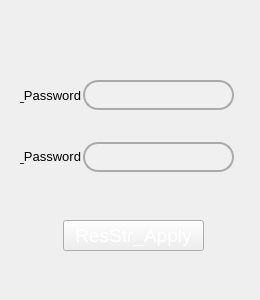
  <widget class="QWidget" name="Password">
   <widget class="QLineEdit" name="lineEdit_confirm">
    <property name="geometry">
     <rect>
      <x>83</x>
      <y>142</y>
      <width>151</width>
      <height>30</height>
     </rect>
    </property>
    <property name="font">
     <font>
      <pointsize>12</pointsize>
     </font>
    </property>
    <property name="focusPolicy">
     <enum>Qt::ClickFocus</enum>
    </property>
    <property name="styleSheet">
     <string notr="true">QLineEdit{
	border: 2px solid  rgb(170, 170, 170);
    border-radius: 15px;
    padding: 0 8px;
	background-color: rgb(240, 240, 240);
}</string>
    </property>
    <property name="text">
     <string/>
    </property>
    <property name="maxLength">
     <number>32</number>
    </property>
    <property name="echoMode">
     <enum>QLineEdit::Password</enum>
    </property>
   </widget>
   <widget class="QLineEdit" name="lineEdit_newPassWord">
    <property name="geometry">
     <rect>
      <x>83</x>
      <y>80</y>
      <width>151</width>
      <height>30</height>
     </rect>
    </property>
    <property name="font">
     <font>
      <pointsize>12</pointsize>
     </font>
    </property>
    <property name="focusPolicy">
     <enum>Qt::ClickFocus</enum>
    </property>
    <property name="styleSheet">
     <string notr="true">QLineEdit{
	border: 2px solid  rgb(170, 170, 170);
    border-radius: 15px;
    padding: 0 8px;
	background-color: rgb(240, 240, 240);
}</string>
    </property>
    <property name="text">
     <string/>
    </property>
    <property name="maxLength">
     <number>32</number>
    </property>
    <property name="echoMode">
     <enum>QLineEdit::Password</enum>
    </property>
   </widget>
   <widget class="QLabel" name="label_passWord">
    <property name="geometry">
     <rect>
      <x>20</x>
      <y>75</y>
      <width>61</width>
      <height>41</height>
     </rect>
    </property>
    <property name="font">
     <font>
      <pointsize>10</pointsize>
     </font>
    </property>
    <property name="text">
     <string>ResStr_New_Password</string>
    </property>
    <property name="alignment">
     <set>Qt::AlignRight|Qt::AlignTrailing|Qt::AlignVCenter</set>
    </property>
    <property name="wordWrap">
     <bool>true</bool>
    </property>
   </widget>
   <widget class="QLabel" name="background_Password1">
    <property name="geometry">
     <rect>
      <x>10</x>
      <y>10</y>
      <width>241</width>
      <height>281</height>
     </rect>
    </property>
    <property name="styleSheet">
     <string notr="true">border-image: url(:/Images/SettingViewBackground.png);</string>
    </property>
    <property name="text">
     <string/>
    </property>
   </widget>
   <widget class="QLabel" name="label_confirm">
    <property name="geometry">
     <rect>
      <x>20</x>
      <y>136</y>
      <width>61</width>
      <height>41</height>
     </rect>
    </property>
    <property name="font">
     <font>
      <pointsize>10</pointsize>
     </font>
    </property>
    <property name="text">
     <string>ResStr_Confirm_Password</string>
    </property>
    <property name="alignment">
     <set>Qt::AlignRight|Qt::AlignTrailing|Qt::AlignVCenter</set>
    </property>
    <property name="wordWrap">
     <bool>true</bool>
    </property>
   </widget>
   <widget class="QLabel" name="background_Password2">
    <property name="geometry">
     <rect>
      <x>1</x>
      <y>256</y>
      <width>15</width>
      <height>20</height>
     </rect>
    </property>
    <property name="styleSheet">
     <string notr="true">border-image: url(:/Images/triangle.png);</string>
    </property>
    <property name="text">
     <string/>
    </property>
   </widget>
   <widget class="QPushButton" name="btApply">
    <property name="geometry">
     <rect>
      <x>63</x>
      <y>220</y>
      <width>141</width>
      <height>31</height>
     </rect>
    </property>
    <property name="font">
     <font>
      <family>Arial</family>
      <pointsize>14</pointsize>
      <weight>50</weight>
      <bold>false</bold>
     </font>
    </property>
    <property name="styleSheet">
     <string notr="true">QPushButton{
	border-image: url(:/Images/Btn_Green.png);
	color: rgb(255, 255, 255);
}
QPushButton:hover{
	border-image: url(:/Images/Btn_Green.png);
	color: brack;
}
QPushButton:pressed{
	border-image: url(:/Images/Btn_Green_Pressed.png);
	color: white;
}
QPushButton::disabled{
border-image: url(:/Images/Btn_Scan_Disabled.png) ;
color:white;
}</string>
    </property>
    <property name="text">
     <string>ResStr_Apply</string>
    </property>
   </widget>
   <zorder>background_Password1</zorder>
   <zorder>lineEdit_confirm</zorder>
   <zorder>lineEdit_newPassWord</zorder>
   <zorder>label_passWord</zorder>
   <zorder>label_confirm</zorder>
   <zorder>background_Password2</zorder>
   <zorder>btApply</zorder>
  </widget>
